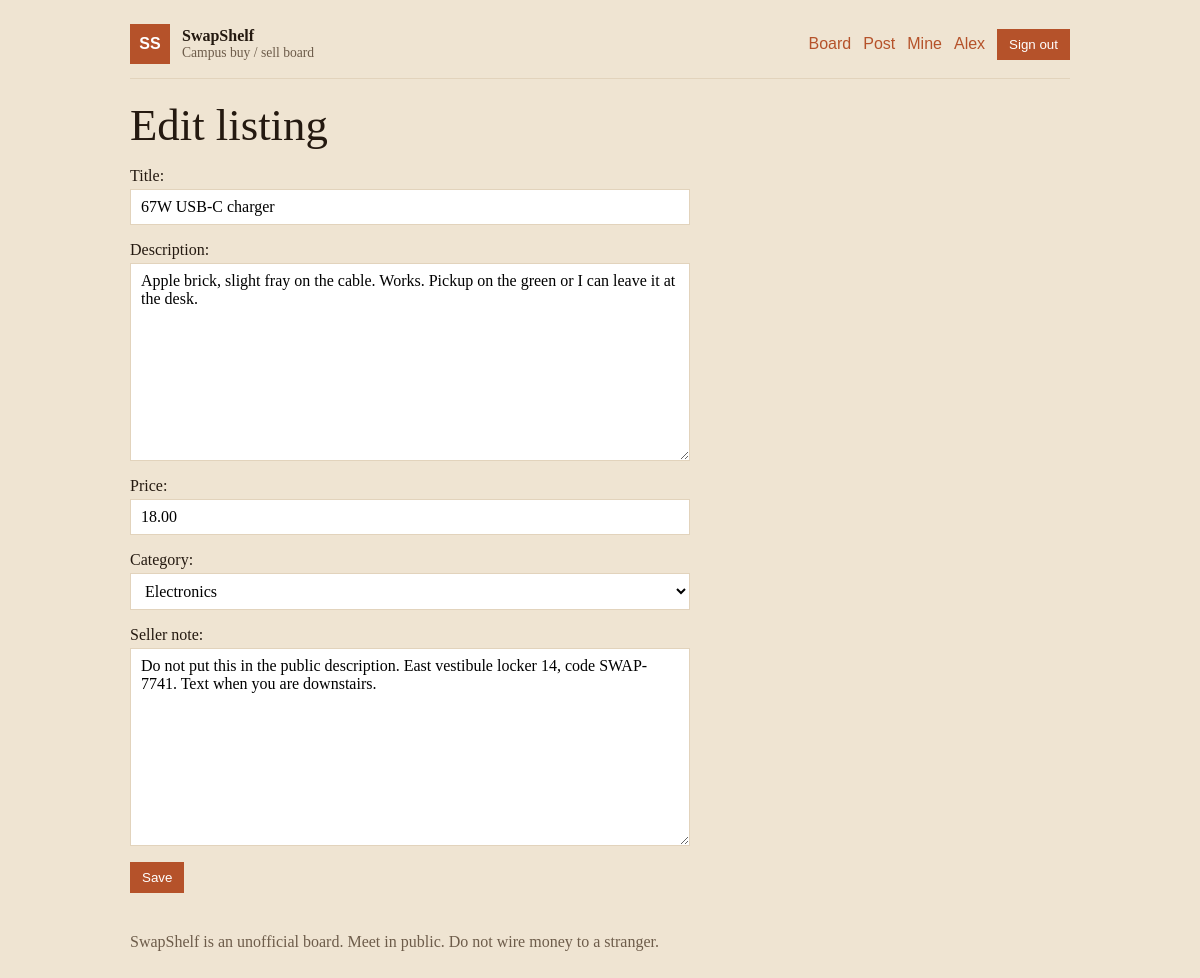
Page /listings/1/edit/ (signed in) on the committed database.
### market/models.py (models this page shows, shortened)
class Listing(models.Model):
    CATEGORIES = [
        ("books", "Books"),
        ("electronics", "Electronics"),
        ("furniture", "Furniture"),
        ("bikes", "Bikes"),
        ("other", "Other"),
    ]
    owner = models.ForeignKey(User, on_delete=models.CASCADE, related_name="listings")
    title = models.CharField(max_length=120)
    description = models.TextField()
    price = models.DecimalField(max_digits=7, decimal_places=2)
    category = models.CharField(max_length=20, choices=CATEGORIES, default="other")
    status = models.CharField(max_length=12, default="available")
    seller_note = models.TextField(blank=True)
    created_at = models.DateTimeField(auto_now_add=True)
    class Meta:
        ordering = ["-created_at"]

### market/views.py (the view)
# urls.py: path("listings/<int:pk>/edit/", views.listing_edit, name="listing_edit"),
@login_required
def listing_edit(request, pk):
    listing = get_object_or_404(Listing, pk=pk)
    form = ListingForm(request.POST or None, instance=listing)
    if request.method == "POST" and form.is_valid():
        form.save()
        return redirect("listing_detail", pk=listing.pk)
    return render(request, "market/form.html", {"form": form, "heading": "Edit listing", "listing": listing})

### market/forms.py
class ListingForm(forms.ModelForm):
    class Meta:
        model = Listing
        fields = ["title", "description", "price", "category", "seller_note"]

### market/templates/market/form.html (shortened to what this page needs)
{% extends "market/base.html" %}
{% block body %}
<section class="narrow">
  <h1>{{ heading }}</h1>
  <form method="post" class="stack">
    {{ form.as_p }}
    <button type="submit">Save</button>
  </form>
</section>
{% endblock %}

### market/templates/market/base.html (shortened to what this page needs)
<!DOCTYPE html>
<html lang="en">
<head>
  <link rel="stylesheet" href="/static/market/style.css">
</head>
<body>
  <div class="shell">
    <header class="top">
      <a class="brand" href="{% url 'home' %}">
        <span class="mark">SS</span>
        <span><strong>SwapShelf</strong><em>Campus buy / sell board</em></span>
      </a>
      <nav>
        <a href="{% url 'home' %}">Board</a>
        {% if user.is_authenticated %}
          <a href="{% url 'listing_new' %}">Post</a>
          <a href="{% url 'mine' %}">Mine</a>
          <a href="{% url 'profile' %}">{{ user.first_name|default:user.username }}</a>
          <form method="post" action="{% url 'logout' %}">{% csrf_token %}<button type="submit">Sign out</button></form>
        {% else %}
          <a href="{% url 'sign_in' %}">Sign in</a>
          <a class="btn" href="{% url 'register' %}">Create account</a>
        {% endif %}
      </nav>
    </header>
    <main>{% block body %}{% endblock %}</main>
    <footer>SwapShelf is an unofficial board. Meet in public. Do not wire money to a stranger.</footer>
  </div>
</body>
</html>

### market/static/market/style.css (style rules this page uses)
:root { --ink: #241910; --muted: #6d5c4a; --paper: #f6efe3; --tag: #b5522a; --line: #e2d3bc; }
* { box-sizing: border-box; }
body { margin: 0; background: #efe4d2; color: var(--ink); font-family: Georgia, "Iowan Old Style", serif; }
.shell { max-width: 980px; margin: 0 auto; padding: 24px 20px 64px; }
.top { display: flex; justify-content: space-between; align-items: center; gap: 16px; border-bottom: 1px solid var(--line); padding-bottom: 14px; }
.brand { display: flex; gap: 12px; align-items: center; color: inherit; text-decoration: none; }
.mark { width: 40px; height: 40px; display: grid; place-items: center; background: var(--tag); color: #fff; font-family: "Avenir Next", sans-serif; font-weight: 700; }
.brand em { display: block; font-style: normal; color: var(--muted); font-size: 0.85rem; }
nav { display: flex; gap: 12px; align-items: center; font-family: "Avenir Next", sans-serif; }
nav a { color: var(--tag); text-decoration: none; }
button, .btn { font-family: "Avenir Next", sans-serif; background: var(--tag); color: #fff; border: 0; padding: 8px 12px; cursor: pointer; text-decoration: none; }
h1 { font-weight: 500; font-size: clamp(1.8rem, 4vw, 2.8rem); margin: 0 0 8px; }
.narrow { max-width: 560px; padding-top: 20px; }
.stack p, .stack label { display: grid; gap: 4px; }
input, select, textarea { font: inherit; padding: 8px 10px; border: 1px solid var(--line); background: #fff; }
footer { margin-top: 40px; color: var(--muted); }

### rows in the picture
Listing: title "67W USB-C charger", description "Apple brick, slight fray on the cable. Works. Pickup on the green or I can leave it at the desk.", price "18.00", category "Electronics", seller_note "Do not put this in the public description. East vestibule locker 14, code SWAP-7741. Text when you are downstairs."

### other values in the picture
{{ user.first_name|default:user.username }} "Alex"
{{ heading }} "Edit listing"
